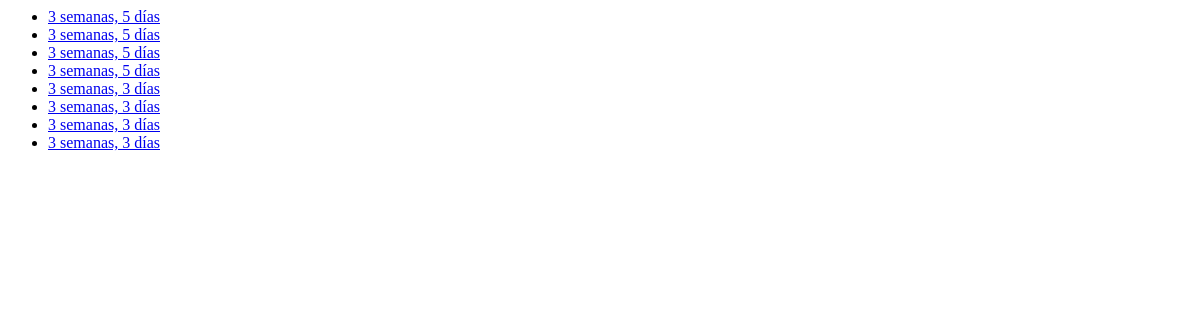
Page /UserNotificaciones/47/ on the earlier database version.
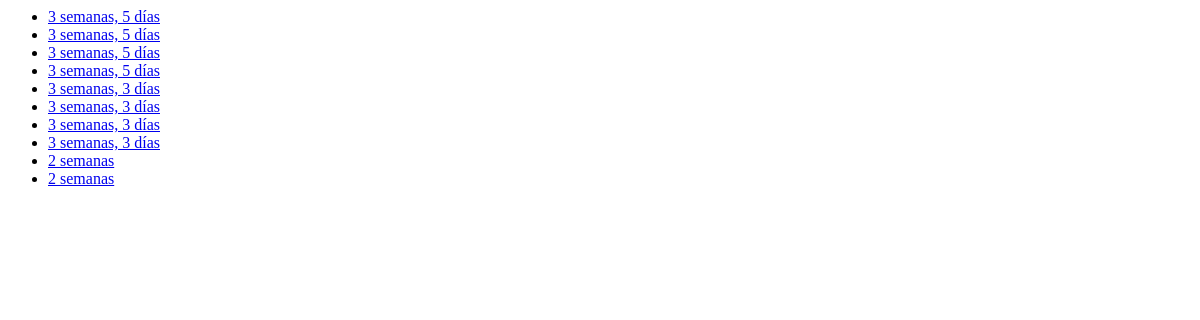
Same page on the later database version.
### administracion/apps/negocio/models.py (models this page shows)
class multa(models.Model):
	idUser=models.IntegerField()
	Usuario=models.CharField(max_length=100)
	fecha_notificacion=models.DateTimeField(auto_now=True)
	descripcion=models.TextField()
	Codigo=models.IntegerField()# es el ID del Negocio
	fecha_presentacion=models.DateField()
	hora=models.CharField(max_length=12)
	def __unicode__(self):
		return self.Usuario

### administracion/apps/usuario/views.py (the view)
# urls.py: url(r'^UserNotificaciones/(?P<id>\d+)/$', UserNotificaciones, name='UserNotificaciones'),
def UserNotificaciones(request, id):
	noti=multa.objects.filter(idUser=int(id))
	print noti
	return render_to_response('usuario/UserNotificaciones.html',{'noti':noti},context_instance=RequestContext(request))

### administracion/templates/usuario/UserNotificaciones.html (shortened to what this page needs)
<div class="">
	<ul class="nn">
{% for i in noti %}
<li>
	<a href="/detDenuncias/{{i.id}}/">{{i.fecha_notificacion|timesince}}</a>
</li>
	{% empty %}
		<p>No hay registros</p>
{% endfor %}
</ul>
</div>

Differences in the rows shown:
added multa: fecha_notificacion "2 semanas"
added multa: fecha_notificacion "2 semanas"
